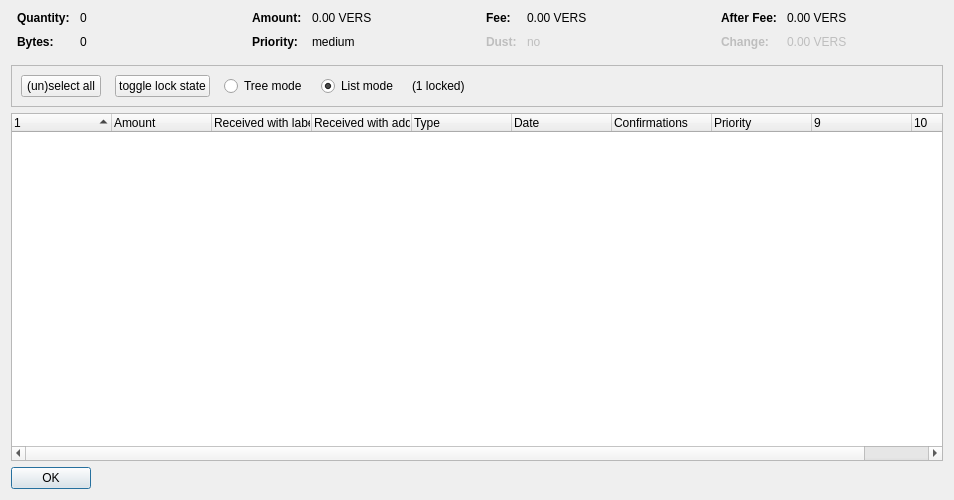
<?xml version="1.0" encoding="UTF-8"?>
<ui version="4.0">
 <class>CoinControlDialog</class>
 <widget class="QDialog" name="CoinControlDialog">
  <property name="geometry">
   <rect>
    <x>0</x>
    <y>0</y>
    <width>954</width>
    <height>500</height>
   </rect>
  </property>
  <property name="windowTitle">
   <string>Coin Selection</string>
  </property>
  <layout class="QVBoxLayout" name="verticalLayout">
   <item>
    <layout class="QHBoxLayout" name="horizontalLayoutTop" stretch="0,0,0,0">
     <property name="topMargin">
      <number>0</number>
     </property>
     <property name="bottomMargin">
      <number>10</number>
     </property>
     <item>
      <layout class="QFormLayout" name="formLayoutCoinControl1">
       <property name="horizontalSpacing">
        <number>10</number>
       </property>
       <property name="verticalSpacing">
        <number>10</number>
       </property>
       <property name="leftMargin">
        <number>6</number>
       </property>
       <property name="rightMargin">
        <number>6</number>
       </property>
       <item row="0" column="0">
        <widget class="QLabel" name="labelCoinControlQuantityText">
         <property name="font">
          <font>
           <weight>75</weight>
           <bold>true</bold>
          </font>
         </property>
         <property name="text">
          <string>Quantity:</string>
         </property>
        </widget>
       </item>
       <item row="0" column="1">
        <widget class="QLabel" name="labelCoinControlQuantity">
         <property name="cursor">
          <cursorShape>IBeamCursor</cursorShape>
         </property>
         <property name="contextMenuPolicy">
          <enum>Qt::ActionsContextMenu</enum>
         </property>
         <property name="text">
          <string notr="true">0</string>
         </property>
         <property name="textInteractionFlags">
          <set>Qt::LinksAccessibleByMouse|Qt::TextSelectableByKeyboard|Qt::TextSelectableByMouse</set>
         </property>
        </widget>
       </item>
       <item row="1" column="0">
        <widget class="QLabel" name="labelCoinControlBytesText">
         <property name="font">
          <font>
           <weight>75</weight>
           <bold>true</bold>
          </font>
         </property>
         <property name="text">
          <string>Bytes:</string>
         </property>
        </widget>
       </item>
       <item row="1" column="1">
        <widget class="QLabel" name="labelCoinControlBytes">
         <property name="cursor">
          <cursorShape>IBeamCursor</cursorShape>
         </property>
         <property name="contextMenuPolicy">
          <enum>Qt::ActionsContextMenu</enum>
         </property>
         <property name="text">
          <string notr="true">0</string>
         </property>
         <property name="textInteractionFlags">
          <set>Qt::LinksAccessibleByMouse|Qt::TextSelectableByKeyboard|Qt::TextSelectableByMouse</set>
         </property>
        </widget>
       </item>
      </layout>
     </item>
     <item>
      <layout class="QFormLayout" name="formLayoutCoinControl2">
       <property name="horizontalSpacing">
        <number>10</number>
       </property>
       <property name="verticalSpacing">
        <number>10</number>
       </property>
       <property name="leftMargin">
        <number>6</number>
       </property>
       <property name="rightMargin">
        <number>6</number>
       </property>
       <item row="0" column="0">
        <widget class="QLabel" name="labelCoinControlAmountText">
         <property name="font">
          <font>
           <weight>75</weight>
           <bold>true</bold>
          </font>
         </property>
         <property name="text">
          <string>Amount:</string>
         </property>
        </widget>
       </item>
       <item row="0" column="1">
        <widget class="QLabel" name="labelCoinControlAmount">
         <property name="cursor">
          <cursorShape>IBeamCursor</cursorShape>
         </property>
         <property name="contextMenuPolicy">
          <enum>Qt::ActionsContextMenu</enum>
         </property>
         <property name="text">
          <string notr="true">0.00 VERS</string>
         </property>
         <property name="textInteractionFlags">
          <set>Qt::LinksAccessibleByMouse|Qt::TextSelectableByKeyboard|Qt::TextSelectableByMouse</set>
         </property>
        </widget>
       </item>
       <item row="1" column="0">
        <widget class="QLabel" name="labelCoinControlPriorityText">
         <property name="font">
          <font>
           <weight>75</weight>
           <bold>true</bold>
          </font>
         </property>
         <property name="text">
          <string>Priority:</string>
         </property>
        </widget>
       </item>
       <item row="1" column="1">
        <widget class="QLabel" name="labelCoinControlPriority">
         <property name="cursor">
          <cursorShape>IBeamCursor</cursorShape>
         </property>
         <property name="contextMenuPolicy">
          <enum>Qt::ActionsContextMenu</enum>
         </property>
         <property name="text">
          <string>medium</string>
         </property>
         <property name="textInteractionFlags">
          <set>Qt::LinksAccessibleByMouse|Qt::TextSelectableByKeyboard|Qt::TextSelectableByMouse</set>
         </property>
        </widget>
       </item>
      </layout>
     </item>
     <item>
      <layout class="QFormLayout" name="formLayoutCoinControl3">
       <property name="horizontalSpacing">
        <number>10</number>
       </property>
       <property name="verticalSpacing">
        <number>10</number>
       </property>
       <property name="leftMargin">
        <number>6</number>
       </property>
       <property name="rightMargin">
        <number>6</number>
       </property>
       <item row="0" column="0">
        <widget class="QLabel" name="labelCoinControlFeeText">
         <property name="font">
          <font>
           <weight>75</weight>
           <bold>true</bold>
          </font>
         </property>
         <property name="text">
          <string>Fee:</string>
         </property>
        </widget>
       </item>
       <item row="0" column="1">
        <widget class="QLabel" name="labelCoinControlFee">
         <property name="cursor">
          <cursorShape>IBeamCursor</cursorShape>
         </property>
         <property name="contextMenuPolicy">
          <enum>Qt::ActionsContextMenu</enum>
         </property>
         <property name="text">
          <string notr="true">0.00 VERS</string>
         </property>
         <property name="textInteractionFlags">
          <set>Qt::LinksAccessibleByMouse|Qt::TextSelectableByKeyboard|Qt::TextSelectableByMouse</set>
         </property>
        </widget>
       </item>
       <item row="1" column="0">
        <widget class="QLabel" name="labelCoinControlLowOutputText">
         <property name="enabled">
          <bool>false</bool>
         </property>
         <property name="font">
          <font>
           <weight>75</weight>
           <bold>true</bold>
          </font>
         </property>
         <property name="text">
          <string>Dust:</string>
         </property>
        </widget>
       </item>
       <item row="1" column="1">
        <widget class="QLabel" name="labelCoinControlLowOutput">
         <property name="enabled">
          <bool>false</bool>
         </property>
         <property name="cursor">
          <cursorShape>IBeamCursor</cursorShape>
         </property>
         <property name="contextMenuPolicy">
          <enum>Qt::ActionsContextMenu</enum>
         </property>
         <property name="text">
          <string>no</string>
         </property>
         <property name="textInteractionFlags">
          <set>Qt::LinksAccessibleByMouse|Qt::TextSelectableByKeyboard|Qt::TextSelectableByMouse</set>
         </property>
        </widget>
       </item>
      </layout>
     </item>
     <item>
      <layout class="QFormLayout" name="formLayoutCoinControl4">
       <property name="horizontalSpacing">
        <number>10</number>
       </property>
       <property name="verticalSpacing">
        <number>10</number>
       </property>
       <property name="leftMargin">
        <number>6</number>
       </property>
       <property name="rightMargin">
        <number>6</number>
       </property>
       <item row="0" column="0">
        <widget class="QLabel" name="labelCoinControlAfterFeeText">
         <property name="font">
          <font>
           <weight>75</weight>
           <bold>true</bold>
          </font>
         </property>
         <property name="text">
          <string>After Fee:</string>
         </property>
        </widget>
       </item>
       <item row="0" column="1">
        <widget class="QLabel" name="labelCoinControlAfterFee">
         <property name="cursor">
          <cursorShape>IBeamCursor</cursorShape>
         </property>
         <property name="contextMenuPolicy">
          <enum>Qt::ActionsContextMenu</enum>
         </property>
         <property name="text">
          <string notr="true">0.00 VERS</string>
         </property>
         <property name="textInteractionFlags">
          <set>Qt::LinksAccessibleByMouse|Qt::TextSelectableByKeyboard|Qt::TextSelectableByMouse</set>
         </property>
        </widget>
       </item>
       <item row="1" column="0">
        <widget class="QLabel" name="labelCoinControlChangeText">
         <property name="enabled">
          <bool>false</bool>
         </property>
         <property name="font">
          <font>
           <weight>75</weight>
           <bold>true</bold>
          </font>
         </property>
         <property name="text">
          <string>Change:</string>
         </property>
        </widget>
       </item>
       <item row="1" column="1">
        <widget class="QLabel" name="labelCoinControlChange">
         <property name="enabled">
          <bool>false</bool>
         </property>
         <property name="cursor">
          <cursorShape>IBeamCursor</cursorShape>
         </property>
         <property name="contextMenuPolicy">
          <enum>Qt::ActionsContextMenu</enum>
         </property>
         <property name="text">
          <string notr="true">0.00 VERS</string>
         </property>
         <property name="textInteractionFlags">
          <set>Qt::LinksAccessibleByMouse|Qt::TextSelectableByKeyboard|Qt::TextSelectableByMouse</set>
         </property>
        </widget>
       </item>
      </layout>
     </item>
    </layout>
   </item>
   <item>
    <widget class="QFrame" name="frame">
     <property name="minimumSize">
      <size>
       <width>0</width>
       <height>40</height>
      </size>
     </property>
     <property name="frameShape">
      <enum>QFrame::StyledPanel</enum>
     </property>
     <property name="frameShadow">
      <enum>QFrame::Sunken</enum>
     </property>
     <layout class="QHBoxLayout" name="horizontalLayout">
      <item>
       <layout class="QHBoxLayout" name="horizontalLayoutPanel" stretch="0,0,0,0,0,0">
        <property name="spacing">
         <number>14</number>
        </property>
        <item>
         <widget class="QPushButton" name="pushButtonSelectAll">
          <property name="sizePolicy">
           <sizepolicy hsizetype="Maximum" vsizetype="Fixed">
            <horstretch>0</horstretch>
            <verstretch>0</verstretch>
           </sizepolicy>
          </property>
          <property name="text">
           <string>(un)select all</string>
          </property>
          <property name="autoDefault">
           <bool>false</bool>
          </property>
         </widget>
        </item>
        <item>
         <widget class="QPushButton" name="pushButtonToggleLock">
          <property name="sizePolicy">
           <sizepolicy hsizetype="Maximum" vsizetype="Fixed">
            <horstretch>0</horstretch>
            <verstretch>0</verstretch>
           </sizepolicy>
          </property>
          <property name="text">
           <string>toggle lock state</string>
          </property>
          <property name="autoDefault">
           <bool>false</bool>
          </property>
         </widget>
        </item>
        <item>
         <widget class="QRadioButton" name="radioTreeMode">
          <property name="sizePolicy">
           <sizepolicy hsizetype="Maximum" vsizetype="Fixed">
            <horstretch>0</horstretch>
            <verstretch>0</verstretch>
           </sizepolicy>
          </property>
          <property name="text">
           <string>Tree mode</string>
          </property>
         </widget>
        </item>
        <item>
         <widget class="QRadioButton" name="radioListMode">
          <property name="sizePolicy">
           <sizepolicy hsizetype="Maximum" vsizetype="Fixed">
            <horstretch>0</horstretch>
            <verstretch>0</verstretch>
           </sizepolicy>
          </property>
          <property name="text">
           <string>List mode</string>
          </property>
          <property name="checked">
           <bool>true</bool>
          </property>
         </widget>
        </item>
        <item>
         <widget class="QLabel" name="labelLocked">
          <property name="text">
           <string>(1 locked)</string>
          </property>
         </widget>
        </item>
        <item>
         <spacer name="horizontalSpacer">
          <property name="orientation">
           <enum>Qt::Horizontal</enum>
          </property>
          <property name="sizeHint" stdset="0">
           <size>
            <width>40</width>
            <height>20</height>
           </size>
          </property>
         </spacer>
        </item>
       </layout>
      </item>
     </layout>
    </widget>
   </item>
   <item>
    <widget class="CoinControlTreeWidget" name="treeWidget">
     <property name="contextMenuPolicy">
      <enum>Qt::CustomContextMenu</enum>
     </property>
     <property name="sortingEnabled">
      <bool>false</bool>
     </property>
     <property name="columnCount">
      <number>10</number>
     </property>
     <attribute name="headerShowSortIndicator" stdset="0">
      <bool>true</bool>
     </attribute>
     <attribute name="headerStretchLastSection">
      <bool>false</bool>
     </attribute>
     <column>
      <property name="text">
       <string/>
      </property>
     </column>
     <column>
      <property name="text">
       <string>Amount</string>
      </property>
     </column>
     <column>
      <property name="text">
       <string>Received with label</string>
      </property>
     </column>
     <column>
      <property name="text">
       <string>Received with address</string>
      </property>
     </column>
     <column>
      <property name="text">
       <string>Type</string>
      </property>
     </column>
     <column>
      <property name="text">
       <string>Date</string>
      </property>
     </column>
     <column>
      <property name="text">
       <string>Confirmations</string>
      </property>
      <property name="toolTip">
       <string>Confirmed</string>
      </property>
     </column>
     <column>
      <property name="text">
       <string>Priority</string>
      </property>
     </column>
     <column>
      <property name="text">
       <string/>
      </property>
     </column>
     <column>
      <property name="text">
       <string/>
      </property>
     </column>
    </widget>
   </item>
   <item>
    <widget class="QDialogButtonBox" name="buttonBox">
     <property name="sizePolicy">
      <sizepolicy hsizetype="Maximum" vsizetype="Fixed">
       <horstretch>0</horstretch>
       <verstretch>0</verstretch>
      </sizepolicy>
     </property>
     <property name="orientation">
      <enum>Qt::Horizontal</enum>
     </property>
     <property name="standardButtons">
      <set>QDialogButtonBox::Ok</set>
     </property>
    </widget>
   </item>
  </layout>
 </widget>
 <customwidgets>
  <customwidget>
   <class>CoinControlTreeWidget</class>
   <extends>QTreeWidget</extends>
   <header>coincontroltreewidget.h</header>
  </customwidget>
 </customwidgets>
 <resources/>
 <connections/>
</ui>
